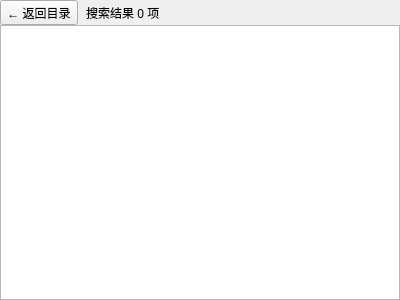
<?xml version="1.0" encoding="UTF-8"?>
<ui version="4.0">
 <class>FormPageFilterdFiles</class>
 <widget class="QWidget" name="FormPageFilterdFiles">
  <property name="geometry">
   <rect>
    <x>0</x>
    <y>0</y>
    <width>400</width>
    <height>300</height>
   </rect>
  </property>
  <property name="windowTitle">
   <string>Form</string>
  </property>
  <layout class="QGridLayout" name="gridLayout">
   <property name="leftMargin">
    <number>0</number>
   </property>
   <property name="topMargin">
    <number>0</number>
   </property>
   <property name="rightMargin">
    <number>0</number>
   </property>
   <property name="bottomMargin">
    <number>0</number>
   </property>
   <property name="spacing">
    <number>0</number>
   </property>
   <item row="0" column="0">
    <layout class="QHBoxLayout" name="topBar">
     <property name="spacing">
      <number>8</number>
     </property>
     <item>
      <widget class="QToolButton" name="btnBack">
       <property name="text">
        <string>← 返回目录</string>
       </property>
       <property name="toolButtonStyle">
        <enum>Qt::ToolButtonTextOnly</enum>
       </property>
      </widget>
     </item>
     <item>
      <widget class="QLabel" name="lblResultCount">
       <property name="text">
        <string>搜索结果 0 项</string>
       </property>
      </widget>
     </item>
     <item>
      <spacer name="spacerTop">
       <property name="orientation">
        <enum>Qt::Horizontal</enum>
       </property>
       <property name="sizeHint" stdset="0">
        <size>
         <width>40</width>
         <height>20</height>
        </size>
       </property>
      </spacer>
     </item>
    </layout>
   </item>
   <item row="1" column="0">
    <widget class="QTreeView" name="tvFilteredFiles">
     <property name="contextMenuPolicy">
      <enum>Qt::CustomContextMenu</enum>
     </property>
     <property name="editTriggers">
      <set>QAbstractItemView::NoEditTriggers</set>
     </property>
     <property name="alternatingRowColors">
      <bool>true</bool>
     </property>
     <property name="selectionMode">
      <enum>QAbstractItemView::ExtendedSelection</enum>
     </property>
     <property name="rootIsDecorated">
      <bool>false</bool>
     </property>
    </widget>
   </item>
  </layout>
 </widget>
 <resources/>
 <connections/>
</ui>
